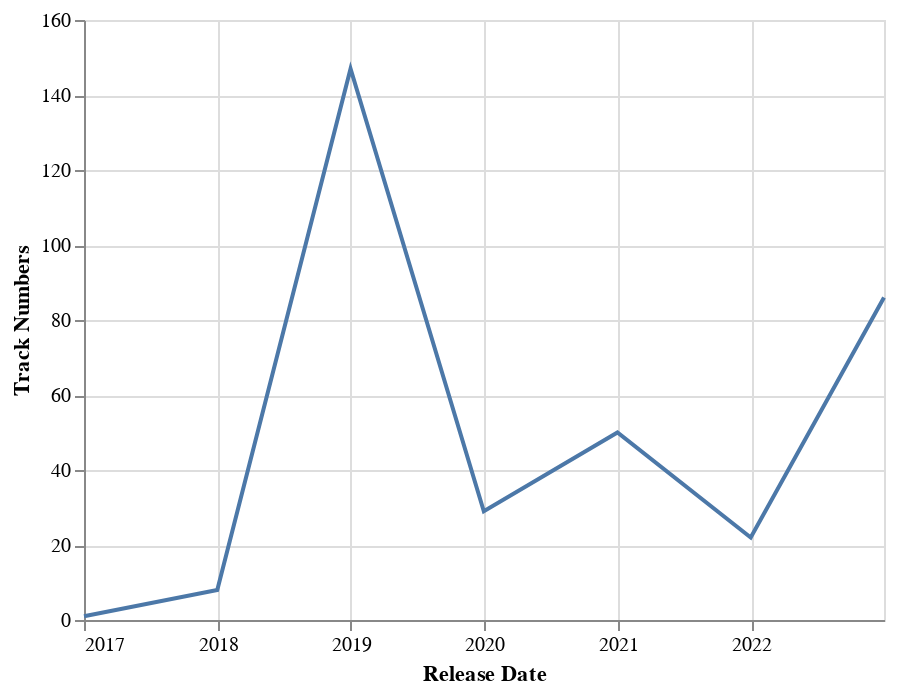

Here is the notebook cell this chart was saved with:
### Code cell
get_artist_track_numbers_for_years('joji')

### Figure 1 — Vega-Lite specification as saved in the notebook (floating-point values rounded to 4 significant figures)
{"config": {"view": {"continuousWidth": 400, "continuousHeight": 300}}, "data": {"name": "data-a5dc619e5c8d24c5670ea151b402582b"}, "mark": "line", "encoding": {"x": {"field": "Release Date", "type": "temporal"}, "y": {"field": "Track Numbers", "type": "quantitative"}}, "$schema": "https://vega.github.io/schema/vega-lite/v4.17.0.json", "datasets": {"data-a5dc619e5c8d24c5670ea151b402582b": [{"Release Date": "2016-12-31T00:00:00", "Track Numbers": 1}, {"Release Date": "2017-12-31T00:00:00", "Track Numbers": 8}, {"Release Date": "2018-12-31T00:00:00", "Track Numbers": 147}, {"Release Date": "2019-12-31T00:00:00", "Track Numbers": 29}, {"Release Date": "2020-12-31T00:00:00", "Track Numbers": 50}, {"Release Date": "2021-12-31T00:00:00", "Track Numbers": 22}, {"Release Date": "2022-12-31T00:00:00", "Track Numbers": 86}]}}
